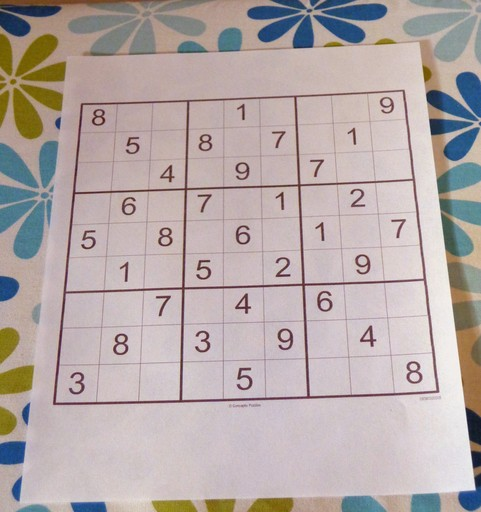
#> input picture OPENCV__2/1.jpeg, 481 x 512 px
$ python 'görüntü_üzerinde_yer_değiştirme_olayları.py'
#> lines starting #> are read from the running program, lines starting #| are printed output that depends on the picture

import cv2
import numpy as np

img = cv2.imread("1.jpeg")
#> img is the input picture: shape (512, 481, 3); mean B, G, R 168.2, 169.5, 181.2

print(img.shape)
#| (512, 481, 3)

rows, cols = img.shape[:2] # 2'ye kadar aldık çünkü resmin kanalları 3 boyutlu
#> rows = 512; cols = 481

translation_matrix = np.float32([
    [1, 0, 50], # 50 yerlerine 25 yazarsak tam pencereye resim ortalanmış olur
    [0, 1, 50]])

# çarpma işlemi yani görüntü üzerinde gezme işlevi ise
img_translation = cv2.warpAffine(img, translation_matrix, (cols + 50, rows + 50))
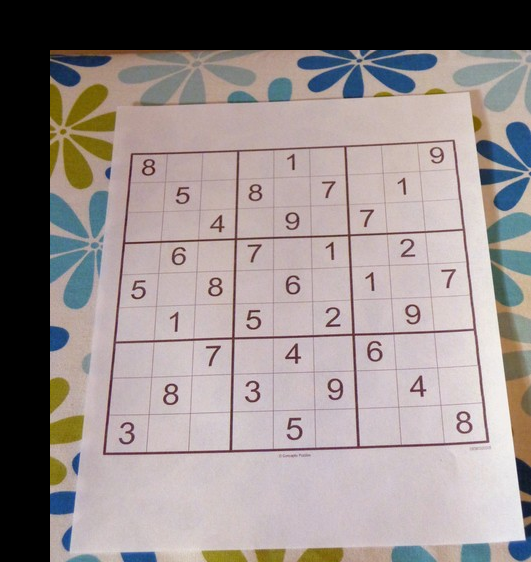
#> img_translation: shape (562, 531, 3); mean B, G, R 138.8, 139.9, 149.5
# 3. parametreye yer değiştirilme işlemi yapıldıktan sonra elde edilecek görüntüdeki boyutları gerekiyor.
# biz bunu orjinal görüntünün boyutlarıyla eşleştiricez.

cv2.imshow("img", img)
cv2.imshow("img_translation", img_translation)
# boyutları aynı kalarak 50 piksel sağa  ve 50 piksel aşağı gitti.
# eğer cols+50, rows+50 yazarsak kırpılmadan yerleştirilir.

cv2.waitKey()
cv2.destroyAllWindows()

$ run again, with OPENCV__2/Adsız.png saved as OPENCV__2/1.jpeg
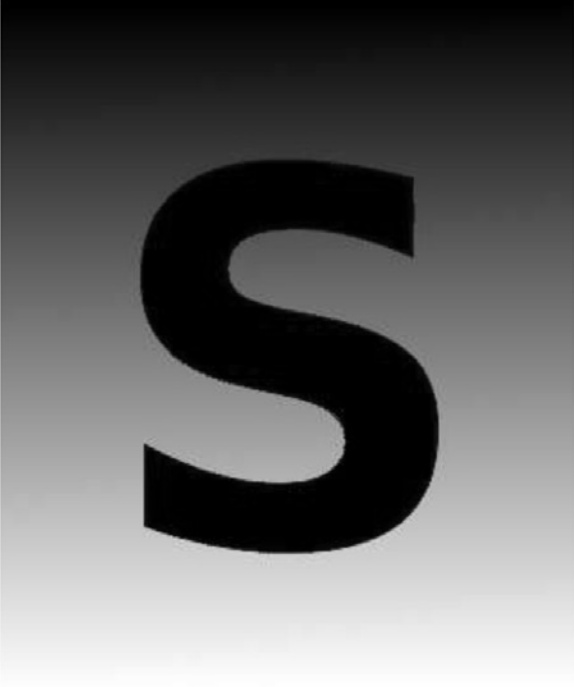
#> input picture OPENCV__2/Adsız.png, 574 x 687 px
#> img is the input picture: shape (687, 574, 3); min 0, max 255, mean 102.8
#| (687, 574, 3)
#> `img_translation = cv2.warpAffine(img, translation_matrix, (cols + 50, ..`:
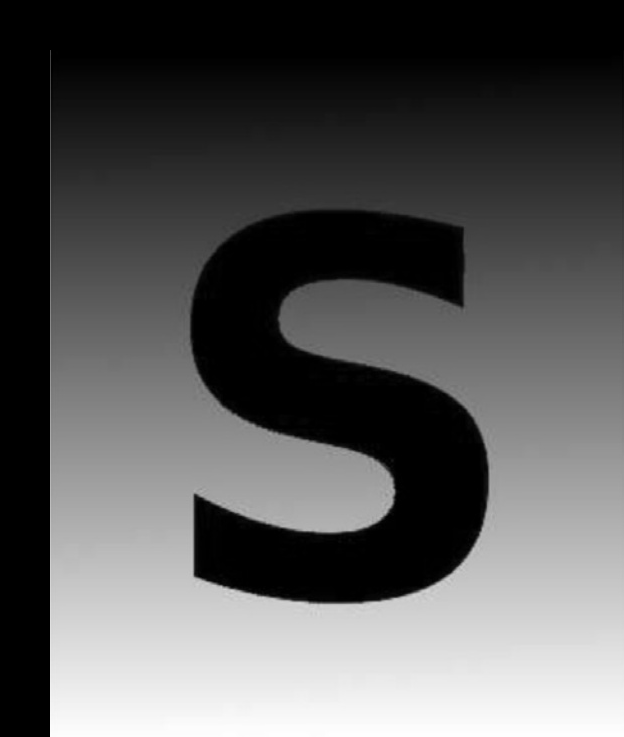
#> img_translation: shape (737, 624, 3); min 0, max 255, mean 88.2

$ run again, with OPENCV__2/d.jpg copied over OPENCV__2/1.jpeg
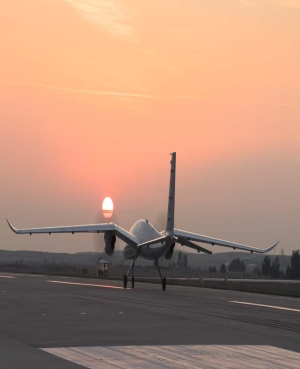
#> input picture OPENCV__2/d.jpg, 300 x 369 px
#> img is the input picture: shape (369, 300, 3); mean B, G, R 118.8, 139.7, 178.7
#| (369, 300, 3)
#> `img_translation = cv2.warpAffine(img, translation_matrix, (cols + 50, ..`:
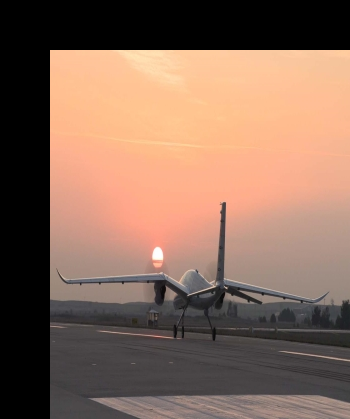
#> img_translation: shape (419, 350, 3); mean B, G, R 89.7, 105.5, 134.9
